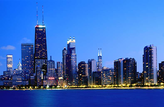
%> input picture Shaped_Histograms/chicago_skyline_small.png, 164 x 107 px, shrunk from 400 x 262 before the run
$ octave demo.m   (GNU Octave 9; MATLAB toolbox functions it lacks are replaced by stand-ins)
%> lines starting %> are read from the running program, lines starting %| are printed output that depends on the picture; in (x1, y1, x2, y2) boxes, pixels count from 0 and x2, y2 are one past the last pixel; in counts of white or black regions, pixels touching at a corner belong together; the program's own positions count from 1
### Shaped_Histograms/shaped_histogram.m
% Function to transform an object in the "foreground" of an image into another image
% that has a histogram that looks like the foreground itself.
% I provide three examples with 3 demo images:
%   I change the image of a city skyline so that the histogram of the new image looks like the skyline.
%   I change the image of a car so that the histogram of the new image looks like the car shape.
%   I change the image of a woman so that the histogram of the new image looks like the shape of the woman.
% By Image Analyst
% September 2010
function shaped_histogram()
try
	% Change the current folder to the folder of this m-file.
	% (The line of code below is from Brett Shoelson of The Mathworks.)
	if(~isdeployed)
		cd(fileparts(which(mfilename)));
	end

	clc;	% Clear command window.
	clear;	% Delete all variables.
	close all;	% Close all figure windows except those created by imtool.
	imtool close all;	% Close all figure windows created by imtool.
	workspace;	% Make sure the workspace panel is showing.
	fontSize = 14;

	% Introduce the demo, and ask user if they want to continue or exit.
	message = sprintf('This demo will create an image with that has a histogram shaped like the object in the image, or with a flat histogram (TRULY histogram equalized).\nIt requires the Image Processing Toolbox.\nMake your selection.');
	reply = questdlg(message, 'Run Demo?', 'Shaped Histogram', 'Flat Histogram', 'Cancel', 'Shaped Histogram');
%> the answer given: Shaped Histogram
	if strcmpi(reply, 'Cancel')
		% User canceled so exit.
		return;
	elseif strcmpi(reply, 'Shaped Histogram')
		useFlatHistogram = false;
	else
		% Flat histogram.
		useFlatHistogram = true;
	end

	% Check that user has the Image Processing Toolbox installed.
	versionInfo = ver; % Capture their toolboxes in the variable.
	hasIPT = false;
	for k = 1:length(versionInfo)
		if strcmpi(versionInfo(k).Name, 'Image Processing Toolbox') > 0
			hasIPT = true;
		end
	end
	if ~hasIPT
		% User does not have the toolbox installed.
		message = sprintf('Sorry, but you do not seem to have the Image Processing Toolbox.\nDo you want to try to continue anyway?');
		reply = questdlg(message, 'Toolbox missing', 'Yes', 'No', 'Yes');
%> the answer given: Yes
		if strcmpi(reply, 'No')
			% User said No, so exit.
			return;
		end
	end

	message = sprintf('Which demo image do you want to use?');
	selectedImage = questdlg(message, 'Which Demo Image?', 'Chicago Skyline', 'Ford Shelby Car', 'Woman on Beach', 'Chicago Skyline');
%> the answer given: Chicago Skyline
	if strcmp(selectedImage, 'Chicago Skyline')
	 	baseFileName = 'chicago_skyline_small.png';
		demoImage = 1;
	elseif strcmp(selectedImage, 'Ford Shelby Car')
		baseFileName = '2011_Ford_Shelby_GT500.png';
		demoImage = 2;
	else
		baseFileName = 'Beach_Woman.png';
		demoImage = 3;
	end

	% Read in demo image.
	rgbImage = imread(baseFileName);
%> rgbImage is the input picture: size 107x164x3 uint8; mean R, G, B 58, 103.4, 184.2
	[rows columns numberOfColorBands] = size(rgbImage);
	f1 = figure;
	subplot(2, 3, 1);
	imshow(rgbImage, [0 255]);
	title('Original Color Image', 'FontSize', fontSize, 'Color', 'b');
	set(gcf, 'Position', get(0,'Screensize')); % Enlarge figure to full screen.
	set(gcf, 'name', 'Demo (page 1 of 2) by ImageAnalyst', 'numbertitle', 'off')
	drawnow; % Force it to display immediately.

	% Plot its histograms
	PlotRGBHistogram(rgbImage);
%> in PlotRGBHistogram, `redPlane = rgbImage(:, :, 1);`:
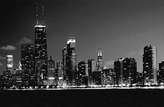
%> redPlane: size 107x164 uint8; min 0, max 255, mean 58
%> in PlotRGBHistogram, `greenPlane = rgbImage(:, :, 2);`:
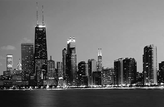
%> greenPlane: size 107x164 uint8; min 0, max 255, mean 103.4
%> in PlotRGBHistogram, `bluePlane = rgbImage(:, :, 3);`:
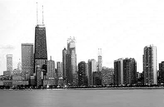
%> bluePlane: size 107x164 uint8; min 0, max 255, mean 184.2
%> in PlotRGBHistogram, `[pixelCountR grayLevelsR] = imhist(redPlane);`: pixelCountR = 256 values, max 885 at index 16, min 0 at index 184, mean 68.55; grayLevelsR = 256 values from 0 to 255
%> in PlotRGBHistogram, `[pixelCountG grayLevelsG] = imhist(greenPlane);`: pixelCountG = 256 values, max 287 at index 42, min 0 at index 221, mean 68.55; grayLevelsG = 256 values from 0 to 255
%> in PlotRGBHistogram, `[pixelCountB grayLevelsB] = imhist(bluePlane);`: pixelCountB = 256 values, max 3789 at index 256, min 5 at index 2, mean 68.55; grayLevelsB = 256 values from 0 to 255

	% Get a gray version of the image that we will histogram and transform to get a new, shaped histogram.
	% Get a binary version of the image where the object along the bottom part of the photo (the "foreground") is black.
	% IMPORTANT NOTE:  Each image has a different background and foreground, so they must each have a
	% customized way of extracting the foreground.  Even though they all use thresholding,
	% they do it on different color space channels and with different threshold values.
	switch demoImage
		case 1
			% This image uses segmentation of the Value channel in HSV color space.
			[grayImage, binaryImage] = GetSkylineBinaryImage(rgbImage);
		case 2
			% This image uses segmentation of the Red channel in RGB color space.
			[grayImage binaryImage] = GetCarBinaryImage(rgbImage);
		otherwise
			% This image uses segmentation of the Hue channel in HSV color space.
			[grayImage binaryImage] = GetWomanBinaryImage(rgbImage);
	end
	% Display the initial gray version of the image.
	figure(f1);	% Switch to the first figure (in case any of the above routines created an extra figure).
	subplot(2, 3, 3);
	imshow(grayImage, []);
	caption = sprintf('Initial Gray Image (used to derive\nbinary image below).');
	title(caption, 'FontSize', fontSize, 'Color', 'b');

	% Display the binary image.
	subplot(2, 3, 6);
	imshow(binaryImage, []);
	caption = sprintf('Binary Image of the "Foreground" Shape\n(This is an image, not a histogram.)');
	title(caption, 'FontSize', fontSize, 'Color', 'b');
	axis square;

	% Now, let's get its histogram.
	[pixelCount grayLevels] = imhist(grayImage);
	subplot(2, 3, 2);
	bar(pixelCount, 'BarWidth', 1);
	caption = sprintf('Histogram\nof Initial Gray Image');
	title(caption, 'FontSize', fontSize, 'Color', 'b');
	xlim([0 grayLevels(end)]); % Scale x axis manually.
	drawnow; % Force it to display immediately.

	% Now let's transform the gray image so that it has a histogram like the binary image.
	[outputImage desiredPixelsInEachBin] = TransformImage(grayImage, binaryImage, useFlatHistogram);
	outputImage = uint16(outputImage);

	% Now, let's get the histogram of the transformed image.
	% It should look like the skyline.
	numberOfOutputBins = columns;
	% Get the histogram, one bin per gray level.
	[pixelCountT grayLevelsT] = imhist(outputImage, 65536);
	% We don't need all those gray levels, just the same number of gray levels
	% as there are columns in the binary image.  So take just those.
% 	pixelCountT(1) = 0;
	pixelCountT = pixelCountT(1:numberOfOutputBins);

	% If you want to do an accuracy check, you can subtract the actual
	% histogram from the desired one.
	misMatches = pixelCountT-desiredPixelsInEachBin';
	% This array should have 0 in every location.

	% Display the images and plots larger.
	% Display the original gray image in the upper left.
	figure;
	subplot(2, 2, 1);
	imshow(grayImage, []);
	title('Initial Gray Image', 'FontSize', fontSize, 'Color', 'b');
	% Display the transformed image in the upper right.
	subplot(2, 2, 2);
	imshow(outputImage, []);
	title('Transformed Gray Image', 'FontSize', fontSize, 'Color', 'b');
	axis on;
	% Display the original histogram in the lower left.
	subplot(2, 2, 3);
	bar(pixelCount, 'BarWidth', 1);
	grid on;
% 	axis square;
	caption = sprintf('Histogram of\nInitial Gray Image');
	title(caption, 'FontSize', fontSize, 'Color', 'b');
	% Display the transformed histogram in the lower right.
	subplot(2, 2, 4);
	bar(pixelCountT, 'BarWidth', 1);
% 	axis square;
	grid on;
	caption = sprintf('Histogram of\nTransformed Gray Image');
	title(caption, 'FontSize', fontSize, 'Color', 'b');
	xlim([0 numberOfOutputBins]); % Scale x axis manually.
	% If it's a flat histogram, let's make the max Y height a little bigger than the height of the bars.
	% Otherwise, for some histograms (like the woman demo image), it has the bars take up 100% of the y axis and it just looks
	% like a big black block.  Extend the axis a little bit so we can actually see the axis and the top of the histogram.
	if useFlatHistogram
		maxBarheight = max(pixelCountT);
		yAxisLength = maxBarheight * 1.2;
		ylim([0 yAxisLength]);
	else
		% Adjust the height of the bar chart to match the aspect ratio of the binary image.
		newYMax = AdjustBarChartHeight(binaryImage, pixelCountT);
		ylim([0 newYMax]);
	end

	% Enlarge figure to full screen.
	set(gcf, 'Position', get(0,'Screensize'));
	set(gcf, 'name', 'Demo (page 2 of 2) by ImageAnalyst', 'numbertitle', 'off');

	% Ask if user wants to save the transformed image to a new file.
	message = sprintf('Done with the demo!\nCheck out both of the figure windows that were created.\n\nDo you want to save the transformed image to a new file?');
	reply = questdlg(message, 'Done.  Save Image?', 'Save Image', 'Exit', 'Exit');
	if strcmpi(reply, 'Save Image')
		filterSpec = '*.*';
		defaultName = sprintf('UniqueHistogramImage.png');
		dialogTitle = 'Save Tranformed Image?';
		[baseFileName, folder] = uiputfile(filterSpec, dialogTitle, defaultName);
		if baseFileName == 0
			% User clicked cancel.
			return; % Bail out.
		end
		fullFileName = fullfile(folder, baseFileName);
		% If the number of bins is less than 256, convert it to a uint8 image
		% for ease of getting histograms in other software packages.
		% Otherwise it will be a uint16 image and the gray levels will be in the low end of the 32768 gray levels,
		% so other software may compress the histogram and gray levels (because they want to do the whole range)
		% and this will make it difficult to see unless you do special things to see them.
		if numberOfOutputBins <= 256
			% Our demo images are NOT this because they all have more than 256 columns
			% so we won't get here for our demos.
			outputImage = uint8(outputImage);
		end
		% Save the array out to a disk file.
		imwrite(outputImage, fullFileName);
		message = sprintf('Image file has been saved.\n%s\n\nNOTE: To make this 16 bit image look right in Photoshop\nyou have to do Image->Adjustments->Auto Levels', fullFileName);
		msgbox(message);
	end

catch ME
	errorMessage = sprintf('Error in shaped_histogram():\n\nError Message:\n%s', ME.message);
	uiwait(warndlg(errorMessage));
end
return; % from shaped_histogram, the main routine.

%=====================================================================
% Get a binary version of the skyline, where the skyline at the bottom of the image is black.
% Of course, this algorithm may need to be modified for individual images.
% I know this algorithm works fairly well for the Chicago skyline demo image I supplied.
function [grayImage binaryImage] = GetSkylineBinaryImage(rgbImage)
	try
		% Convert to floating point so it does the calculations correctly.
		% Also needs to be normalized to 0-1.
		rgbFloating = double(rgbImage) / 255.0;

		% Compute hsv image
		hsvImage = rgb2hsv(rgbFloating);
%> hsvImage: size 107x164x3 double; mean H, S, V 0.585, 0.695, 0.736
		% V image:
		vImage = hsvImage(:,:,3);
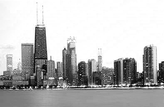
%> vImage: size 107x164 double; min 0, max 1, mean 0.736
		% Binarize it.
		binaryImage = vImage > 0.7;
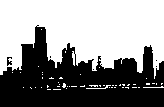
%> binaryImage: size 107x164 logical; 55.4% white; 6 black regions (4 under 20 px), largest, box (x1, y1, x2, y2) and area: (0, 25, 164, 107) 7793, (7, 57, 12, 66) 29
		[rows columns] = size(binaryImage);
		% Extract the skyline.
		% Convert to columns, filling in any holes between the top of the silhouette and the bottom of the image.
		for col = 1 : columns
			oneColumn = binaryImage(:, col);
			startingRow = find(oneColumn==0, 1, 'first');
			binaryImage(startingRow:end, col) = 0;
		end
%> this loop made 164 passes
%> startingRow on passes 1 to 3: 76, 76, 76
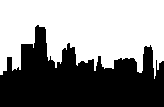
%> binaryImage: size 107x164 logical; 53.5% white; 1 black region, box (x1, y1, x2, y2) and area: (0, 25, 164, 107) 8152
		% Prepare which image we're going to supply as the monochrome image to use in transforming and histogramming.
		grayImage = rgb2gray(rgbImage);
	catch ME
		errorMessage = sprintf('Error in GetSkylineBinaryImage():\n\nError Message:\n%s', ME.message);
		uiwait(warndlg(errorMessage));
	end
	return; % from GetSkylineBinaryImage

%=====================================================================
% Get a binary version of the skyline, where the skyline at the bottom of the image is black.
% Of course, this algorithm may need to be modified for individual images.
% I know this algorithm works fairly well for the Ford car demo image I supplied.
% [17 lines left out: function GetCarBinaryImage, not called in this run]

%=====================================================================
% Get a binary version of the skyline, where the skyline at the bottom of the image is black.
% Of course, this algorithm may need to be modified for individual images.
% I know this algorithm works fairly well for the woman demo image I supplied.
% [108 lines left out: function GetWomanBinaryImage, not called in this run]

%=====================================================================
function PlotRGBHistogram(rgbImage)
	try
		fontSize = 20;
		redPlane = rgbImage(:, :, 1);
		greenPlane = rgbImage(:, :, 2);
		bluePlane = rgbImage(:, :, 3);

		% Let's get its histograms.
		[pixelCountR grayLevelsR] = imhist(redPlane);
		subplot(2, 3, 4:5);
		plot(pixelCountR, 'r', 'LineWidth', 2);
		caption = sprintf('Histograms of\nRed, Green, & Blue Color Channels');
		title(caption, 'FontSize', fontSize);
		xlim([0 grayLevelsR(end)]); % Scale x axis manually.

		[pixelCountG grayLevelsG] = imhist(greenPlane);
		hold on;
		plot(pixelCountG, 'g', 'LineWidth', 2);

		[pixelCountB grayLevelsB] = imhist(bluePlane);
		xlim([0 grayLevelsB(end)]); % Scale x axis manually.
		plot(pixelCountB, 'b', 'LineWidth', 2);
	catch ME
		errorMessage = sprintf('Error in PlotRGBHistogram():\n\nError Message:\n%s', ME.message);
		uiwait(warndlg(errorMessage));
	end
	return; % from PlotRGBHistogram()


%=====================================================================
function [outputImage desiredPixelsInEachBin] = TransformImage(grayImage, binaryImage, useFlatHistogram)
	try
	% Find the dimensions the image.
	[rows columns] = size(binaryImage);
	numberOfPixelsInImage = double(rows) * double(columns);

	% A gray level image has only 256 gray levels, but the binary image
	% can have more of less than that number of columns in it.
	% To do this accurately, we'll need to convert the uint8 image so that
	% it will have the same number of intensity levels as the binary image has columns.
	dblImage = double(grayImage);
	% I know this sounds strange but you need some randomness to do this,
	% otherwise, how can you split up the number of pixels at one gray level
	% (and thus all lie in one bin) into a different number of bins?
	% You may have to think about that a bit, but if you do, you'll see that you
	% can do it two ways.  Let's take an example.  Let's say that you have 1000 pixels
	% in bin 50, and let's say the binary image is 512 columns across.
	% So we need to take the pixels that are in bin 50 (which may be scattered
	% across the image) and put them into two bins, which may be at locations
	% 71 and 72, for example.  So which of those 1000 pixels gets mapped to gray level
	% 71 and which of the 1000 pixels gets mapped to gray level 72?  See - that's why
	% you need randomness.  One way to do it is to just find the 1000 pixels
	% in the image and randomly take right proportion of them to put in each bin.
	% The way I'm going to do it is to add up to +/- 0.5 gray levels of noise to the pixel values of our
	% floating point image.  This is valid because we have a quantized image.  For example
	% take a pixel at gray level 50.  Now you know that it could have had a
	% number of photons coming in that corresponded to a gray level anywhere in between
	% 49.5 gray levels and 50.5 gray levels.  Anything in that range would have been
	% quantized to 50.  You wouldn't be able to tell.  So we're basically just undoing the process.
	% We're taking everything at 50 and redistributing it back over 49.5 to 50.5.
	% Then, when we sort the image, and take some fractions of the pixels with gray level 50,
	% and remap them to another gray level (e.g. 71 or 72), they will come from random locations all over the image.
	% Pretty clever, huh?
	noisyImage = dblImage + rand(rows, columns) - 0.5;
	minGL = min(min(noisyImage));
	maxGL = max(max(noisyImage));
	slope = 255.0 / (maxGL - minGL);
	noisyImage = slope * (noisyImage - minGL);
	% Now there may be some pixels in the -0.5 - 0 range.
	% We don't want that to mess up our bin positions so let's put all negative
	% values in the 0-0.5 bin by simply negating them.
	noisyImage(noisyImage<0) = -noisyImage(noisyImage<0);
	% Same thing for pixels in the 255 - 255.5 range.
	% Move them back into the 254.5 - 255 range by simply subtracting 0.5.
	noisyImage(noisyImage>255) = noisyImage(noisyImage>255) - 0.5;
	% Check to make sure it did it right.
	minGL = min(min(noisyImage));
	maxGL = max(max(noisyImage));

	% Let's get its histogram.
	% Have the number of bins be equal to the number of columns.
	% Find out the counts that each bin ACTUALLY holds.
	[pixelCountsActual grayLevelsActual] = imhist(noisyImage, columns);
	numberOfBins = length(pixelCountsActual);

	% Find out the percentage that each bin SHOULD hold.
	binPercents = GetBinPercentages(binaryImage);
	% Find out the number of pixels that each bin SHOULD hold.
	desiredPixelsInEachBin = round(binPercents * numberOfPixelsInImage);
	% If they wanted a flat histogram, change it to a flat histogram.
	if useFlatHistogram
		binPercents = ones(1, numberOfBins) / numberOfBins;
		pixelsPerBin = round(numel(grayImage) / numberOfBins);
		desiredPixelsInEachBin(:) = pixelsPerBin;
	end

	lineImage = reshape(noisyImage, [1, rows*columns]);
	% Sort this
	[sortedValues, sortedIndexes] = sort(lineImage);
	% Now here's the tough, tricky part.
	% We need to go through every intensity of the output image (0 - #columns in image), and:
	% 1. Find the number of the pixels of that intensity that should go in that bin.
	% 2. Start going along the sorted input image and find out where those gray levels occur
	% 3. Assign those locations in the output image the intensity that we're processing.
	% 4. Then move on to the next intensity.
	% By the way, if they asked for a flat histogram, this will give a much flatter histogram than
	% the function adapthisteq(), in fact, it will give a perfectly flat histogram.
	outputImage = -1 * ones(1, length(lineImage));
	% Make a pointer to our sorted list of input pixels.
	% We're going to march this along until we've transformed
	% each and every one of them and stored the new value in our output image.
	pointer = 0;
	maxOutputGrayLevel = length(grayLevelsActual);
	for outputBin = 1 : maxOutputGrayLevel
% 		fprintf(1, 'outputBin = %d,   pointer = %d\n', outputBin, pointer);
		desiredPixelsInThisBin = desiredPixelsInEachBin(outputBin);
		% Start marching along all input pixels...
		for p = 1:desiredPixelsInThisBin
			if pointer+p > numberOfPixelsInImage
				% Bail out if rounding errors cause this to be greater
				% than the array length.
				break;
			end
% 			originalGrayLevel = sortedValues(pointer+p);
			% Find out the linear index where this sorted pixel originally lived.
			originalIndex = sortedIndexes(pointer+p);
			% Replace the pixel at that original location
			% with the gray level that we need it to have.
			outputImage(originalIndex) = outputBin - 1; % New, desired gray level
		end
		% Move the pointer along to the next input pixel that we will transform.
		pointer = pointer + desiredPixelsInThisBin;
		% Now go on to the next gray level, if we need to, by continuing the loop.
	end

	% Sometimes, due to rounding, there are still a very few pixels (~10 or so)
	% that did not get assigned.  These will have the value -1 and should be
	% assigned the maximum gray level.  Unless fixed, they show up a dark
	% anomolous dark specks in the bright parts of the image.  Let's fix them.
	outputImage(outputImage == -1) = maxOutputGrayLevel;

	% Now outputImage is good - it has been transformed.
	% But it's the wrong shape - it's still in a line.
	% Reshape it to the size of the original image.
	outputImage = reshape(outputImage, [rows columns]);

	catch ME
		errorMessage = sprintf('Error in TransformImage():\n\nError Message:\n%s', ME.message);
		uiwait(warndlg(errorMessage));
	end

	return; % from TransformImage


%=====================================================================
function binPercents = GetBinPercentages(binaryImage)
	try
		% Find the number of pixels in the image (and counts in the histogram).
		% Find the dimensions the image.
		[rows columns] = size(binaryImage);
		numberOfPixels = double(rows) * double(columns);
		% Find out how many black pixels there are in each column.
		blackPixelsPerColumn =  rows - sum(binaryImage, 1);
		numberOfBlackPixelsTotal = sum(blackPixelsPerColumn);
		binPercents = blackPixelsPerColumn ./ numberOfBlackPixelsTotal;

	catch ME
		errorMessage = sprintf('Error in GetBinPercentages():\n\nError Message:\n%s', ME.message);
		uiwait(warndlg(errorMessage));
	end
	return; % from GetBinPercentages

%=====================================================================
% Determines what the max Y height of the histogram bar chart should be
% such that the bar chart has the same aspect ratio as the binary image shape.
function newYMax = AdjustBarChartHeight(binaryImage, pixelCountT)
	% Get the size of the binary image.  We're interested in the height (rows).
	rows = size(binaryImage, 1);
	verticalRange = min(binaryImage, [], 2);  % Look for black pixels.
	% Get the tallest column.
	firstYValue = find(verticalRange, 1, 'last');
	imageAspectRatio = (rows - firstYValue + 1) / rows;
	% Get the max bar height
	maxBarHeight = max(pixelCountT);
	% Calculate the new ylim value.
	newYMax = maxBarHeight / imageAspectRatio;
	return; % from AdjustBarChartHeight()

### Shaped_Histograms/demo.m
%% demo

shaped_histogram()
%> in shaped_histogram, `[pixelCount grayLevels] = imhist(grayImage);`: pixelCount = 256 values, max 397 at index 45, min 0 at index 204, mean 68.55; grayLevels = 256 values from 0 to 255
%> (the rest of the program and of its run is left out)
